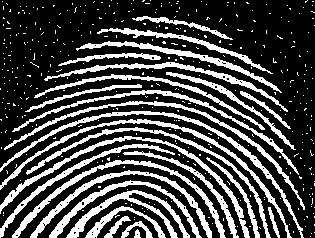
#> input picture Esqueletização Binária e Poda/digital.png, 315 x 238 px, found by its file name
$ python Esqueletizacao-Poda.py
#> lines starting #> are read from the running program, lines starting #| are printed output that depends on the picture; after the words box and inside, x2 and y2 are one past the last pixel; in counts of white or black regions, pixels touching at a corner belong together
#Esqueletização Binária e poda

import matplotlib.pyplot as plt #para exibir a imagem

from matplotlib.image import imread

#diretório da imagem
imagem = imread(r"C:\Users\Wemerson\Downloads\digital.png")
#> imagem: shape (238, 315) float32; values 0 (black) and 1 (white), 28.5% white; 414 white regions (387 under 20 px), largest, box (x1, y1, x2, y2) and area: (0, 111, 304, 238) 1388, (0, 136, 250, 238) 1372, (0, 119, 292, 238) 1337

#exibir imagem
plt.imshow(imagem, cmap="gray")
plt.title("Impressão Digital Binária",loc="left")
plt.axis("off")
plt.show()

#Preparação da Imagem
import numpy as np  #biblioteca NumPy para manipulação de arrays/matrizes

#verificar os valores únicos na imagem
valores_unicos = np.unique(imagem)
#> valores_unicos = [0, 1]
print("Valores únicos na imagem:", valores_unicos)
#| Valores únicos na imagem: [0. 1.]

#função de erosão (A ⊖ B): erosão de uma imagem A com o elemento estruturante B
def erosao(imagem, elemento_estruturante):
    m, n = imagem.shape  #dimensões da imagem
#> m = 238; n = 315
    h, w = elemento_estruturante.shape  #dimensões do elemento estruturante
    resultado = np.zeros_like(imagem)  #imagem de saída
    pad_h, pad_w = h // 2, w // 2  #padding para bordas

    #iteração sobre a imagem (ignorando as bordas)
    for i in range(pad_h, m - pad_h):
        for j in range(pad_w, n - pad_w):
            region = imagem[i - pad_h:i + pad_h + 1, j - pad_w:j + pad_w + 1]  #região da imagem ao redor do pixel (i, j)

            #a erosão só mantém o pixel se a região for totalmente compatível com o elemento estruturante
            if np.all(region[elemento_estruturante == 1] == 1):
                resultado[i, j] = 1
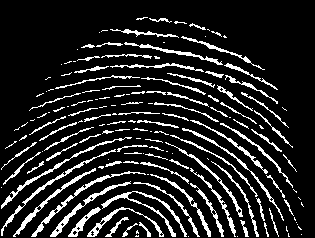
#> resultado: shape (238, 315); values 0 (black) and 1 (white), 14% white in thin lines or dots, all inside (x1, y1, x2, y2) = (1, 17, 304, 237)
    return resultado  #retorna a imagem erodida

#função de dilatação (A ⊕ B): dilatação de uma imagem A com o elemento estruturante B
def dilatacao(imagem, elemento_estruturante):
    m, n = imagem.shape  #dimensões da imagem
#> m = 238; n = 315
    h, w = elemento_estruturante.shape  #dimensões do elemento estruturante
    resultado = np.zeros_like(imagem)  #imagem de saída
    pad_h, pad_w = h // 2, w // 2  #padding para bordas

    #iteração sobre a imagem (ignorando as bordas)
    for i in range(pad_h, m - pad_h):
        for j in range(pad_w, n - pad_w):
            region = imagem[i - pad_h:i + pad_h + 1, j - pad_w:j + pad_w + 1]  #região da imagem ao redor do pixel (i, j)

            #a dilatação acontece se pelo menos um pixel da região corresponder ao elemento estruturante
            if np.any(region[elemento_estruturante == 1] == 1):
                resultado[i, j] = 1
#> resultado: shape (238, 315); values 0 (black) and 1 (white), 26.4% white; 59 white regions (12 under 20 px), largest, box (x1, y1, x2, y2) and area: (12, 160, 225, 237) 1263, (38, 111, 303, 231) 1189, (30, 170, 212, 237) 1141
    return resultado  #retorna a imagem dilatada

#abertura (A ⊖ B) ⊕ B: primeiro a erosão (A ⊖ B) e depois a dilatação ((A ⊖ B) ⊕ B)
def abertura(imagem, elemento_estruturante):
    return dilatacao(erosao(imagem, elemento_estruturante), elemento_estruturante)

#fechamento (A ⊕ B) ⊖ B: primeiro a dilatação (A ⊕ B) e depois a erosão ((A ⊕ B) ⊖ B)
def fechamento(imagem, elemento_estruturante):
    return erosao(dilatacao(imagem, elemento_estruturante), elemento_estruturante)
#> after the loop in dilatacao (call 2), `for i in range(pad_h, m - pad_h):`:
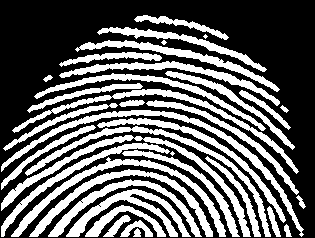
#> resultado: shape (238, 315); values 0 (black) and 1 (white), 38.9% white; 37 white regions (3 under 20 px), largest, box (x1, y1, x2, y2) and area: (1, 110, 304, 237) 2033, (1, 135, 251, 237) 1899, (11, 157, 226, 237) 1777
#> after the loop in erosao (call 2), `for i in range(pad_h, m - pad_h):`:
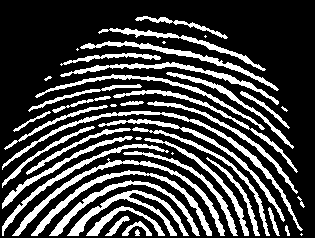
#> resultado: shape (238, 315); values 0 (black) and 1 (white), 26.5% white; 45 white regions (8 under 20 px), largest, box (x1, y1, x2, y2) and area: (2, 111, 303, 231) 1353, (12, 158, 225, 236) 1286, (31, 170, 212, 236) 1150

#função de esqueletização (usando erosões sucessivas)
def esqueletizacao(imagem, elemento_estruturante, max_k=10):
    A = imagem.copy()

    #limpeza com abertura e fechamento (operação preparatória)
    A = abertura(A, elemento_estruturante)  #abertura para remoção de ruído
    A = fechamento(A, elemento_estruturante)  #fechamento para suavizar os limites

    #criar a imagem de esqueleto (inicialmente toda preta)
    esqueleto = np.zeros_like(imagem)

    for k in range(max_k):
        #erosão sucessiva de A (A ⊖ B) repetido k vezes
        A_erosao = erosao(A, elemento_estruturante)

        #dilatação da erosão (A ⊖ B) ⊕ B
        A_dilatacao = dilatacao(A_erosao, elemento_estruturante)

        #calcular a diferença entre a imagem original e a dilatação da erosão para obter o esqueleto (miolo)
        esqueleto_k = A - A_dilatacao  # Sk(A) = (A ⊖ B) - (A ⊖ B) ⊕ B

        #acumular o esqueleto (união dos esqueletos parciais)
        esqueleto = np.bitwise_or(esqueleto, esqueleto_k)

        #atualizar A para a próxima iteração (acumula a erosão sucessiva)
        A = A_erosao

        #se a imagem se tornar completamente vazia, parar
        if np.all(A == 0):
            break
#> this loop made 6 passes
#> pass 1, in esqueletizacao, `A_erosao = erosao(A, elemento_estruturante)`:
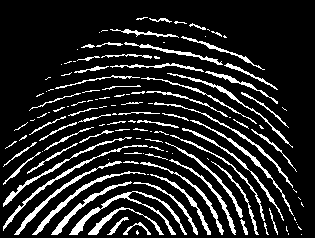
#> A_erosao: shape (238, 315); values 0 (black) and 1 (white), 14.5% white in thin lines or dots, all inside (x1, y1, x2, y2) = (3, 17, 304, 235)
#> pass 1, in esqueletizacao, `esqueleto_k = A - A_dilatacao`:
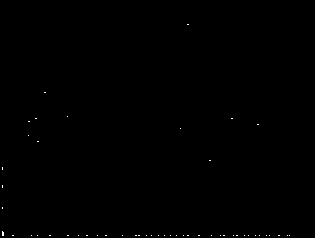
#> esqueleto_k: shape (238, 315); values 0 (black) and 1 (white), 0.11% white in thin lines or dots, all inside (x1, y1, x2, y2) = (2, 24, 290, 236)
#> after the loop: A: shape (238, 315); every value is 0
#> after the loop:
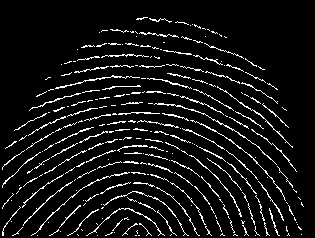
#> esqueleto: shape (238, 315); values 0 (black) and 1 (white), 7.6% white in thin lines or dots, all inside (x1, y1, x2, y2) = (2, 17, 304, 236)

    return esqueleto

#elemento estruturante (kernel 3x3 em forma de cruz)
elemento_estruturante = np.array([[0, 1, 0],
                                  [1, 1, 1],
                                  [0, 1, 0]], dtype=np.uint8)

#realizar a esqueletização
imagem_esqueleto = esqueletizacao(imagem.astype(np.uint8), elemento_estruturante)

#exibir o resultado da esqueletização
plt.figure(figsize=(6, 6))
plt.imshow(imagem_esqueleto.astype(np.uint8), cmap="gray") #tipo uint8 para exibição
plt.title("Imagem Esqueleto", loc="left")
plt.axis("off")
plt.show()

#função de poda (pruning)
def poda(imagem_esqueletizada, elemento_estruturante, max_iter=3):
#> called with elemento_estruturante = array of shape (3, 3), max_iter = 5
    esqueleto_podado = imagem_esqueletizada.copy()

    for _ in range(max_iter):
        esqueleto_temp = esqueleto_podado.copy()  #criar uma cópia da imagem atual para verificar alterações

        #vizinhança 3x3
        vizinhanca = [[-1, -1], [-1, 0], [-1, 1],
                      [ 0, -1], [ 0, 1],
                      [ 1, -1], [ 1, 0], [ 1, 1]]

        #percorre cada pixel da imagem
        for y in range(1, esqueleto_podado.shape[0] - 1):  #ignorar bordas verticais
            for x in range(1, esqueleto_podado.shape[1] - 1):  #ignorar bordas horizontais
                if esqueleto_podado[y, x] == 1:  #se o pixel é parte do esqueleto
                    #contar o número de vizinhos conectados
                    vizinhos_conectados = sum(
                        esqueleto_podado[y + dy, x + dx] == 1 for dy, dx in vizinhanca
                    )

                    #se o pixel tem apenas um vizinho conectado, pode ser uma extremidade
                    if vizinhos_conectados <= 1:
                        esqueleto_temp[y, x] = 0  #remover o pixel

        #verificar se houve alguma alteração. Se não houver, interromper a poda
        if np.array_equal(esqueleto_temp, esqueleto_podado):
            break  #se a imagem não mudou, parar a iteração

        #atualizar a imagem esqueleto podada
        esqueleto_podado = esqueleto_temp
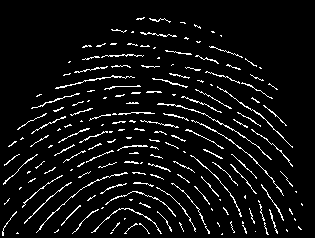
#> esqueleto_temp: shape (238, 315); values 0 (black) and 1 (white), 6.4% white in thin lines or dots, all inside (x1, y1, x2, y2) = (2, 17, 303, 236)

    return esqueleto_podado

#aplicar a poda ao esqueleto obtido
esqueleto_podado = poda(imagem_esqueleto, elemento_estruturante, max_iter=5)

#exibir o resultado final da poda
plt.figure(figsize=(6, 6))
plt.imshow(esqueleto_podado, cmap='gray')
plt.title("Esqueleto Final Após Poda", loc="left")
plt.axis('off')
plt.show()
